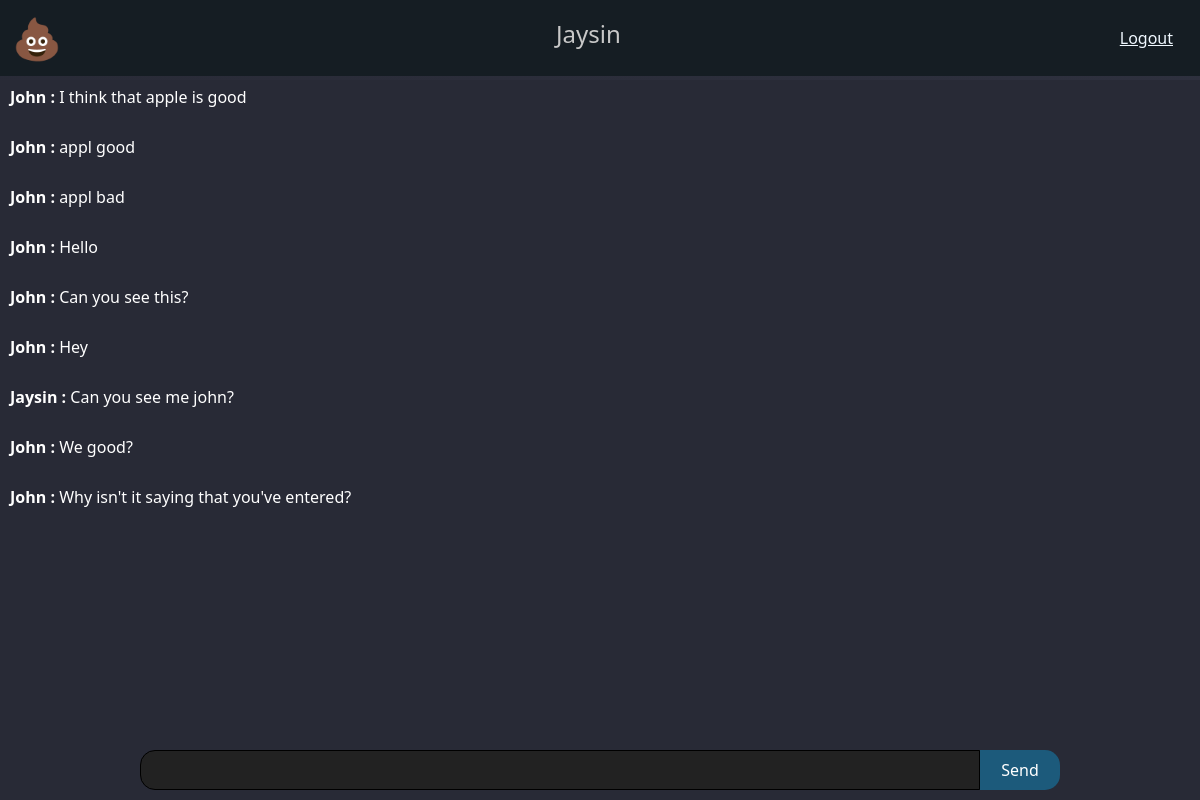
The page /dashboard (signed in) on the database its author committed.
### myapp/models.py (models this page shows, shortened)
class User(db.Model, UserMixin):
    id = db.Column(db.Integer, primary_key=True)
    username = db.Column(db.String(40), nullable=False)
    email = db.Column(db.String(70))
    joining_date = db.Column(db.DateTime, default=datetime.now)
    password = db.Column(db.String(400))
    is_Client = db.Column(db.String(400))

class History(db.Model):
    id = db.Column(db.Integer, primary_key=True)
    user = db.Column(db.String(40))
    message = db.Column(db.String(400))
    is_Client_Message = db.Column(db.String(400))

### myapp/user/routes.py (the view)
@user.route("/dashboard")
@login_required
def dashboard():
    history = History.query.order_by(asc(History.id)).limit(100).all()
    return render_template("dashboard.html", history=history)

### myapp/models.py (called while the page is built)
@login_manager.user_loader
def load_user(user_id):
    return User.query.get(user_id)

### myapp/templates/dashboard.html (shortened to what this page needs)
{% extends "layout.html" %}
{% block body %}
{% include "sections/navbar.html" %}
{% include "sections/message_box.html" %}
{% endblock body %}

### myapp/templates/sections/navbar.html
<nav class="navbar fixed-top navbar-dark" style="background-color: #151d23;">
    <div class="container-fluid">
            <span style='font-size:40px;'>&#128169;</span>
            <span class="navbar-text">
            <h4 style="color: rgb(200, 200, 200); margin: center;">{{ current_user.username }}</h4>
            </span>
        <a href="{{ url_for('user.logout') }}" style="color: aliceblue;
        padding: 5px; margin-right: 10px;">Logout</a>
    </div>
  </nav>

### myapp/templates/sections/message_box.html (shortened to what this page needs)
<link rel="stylesheet" href="{{ url_for('static', filename='message_box.css') }}">
<html style="background-color:rgb(40, 42, 54)">
    <section class="vh-300 gradient-custom">
    <div class="main_box">
        <div class="chat_box">
                {% for H in history %}
                <p class="message"><span class="uname">{{H.user}} : </span>{{ H.message }}</p>
                {% endfor %}
        </div>
        <div class="send_box">
            <input type="text" id="my_message">
            <button id="send_button" onclick="send_message()">Send</button>
        </div>
        </div>
    </section>
</html>

### myapp/static/message_box.css (style rules this page uses)
.gradient-custom { background: rgb(40, 42, 54); background: -webkit-linear-gradient(to bottom right, rgb(40, 42, 54), rgb(50, 53, 68)); background: linear-gradient(to bottom right, rgb(40, 42, 54), rgb(50, 53, 68)) }
@media (min-width: 769px) { .gradient-custom { border-top-right-radius: .3rem; border-bottom-right-radius: .3rem; } }
.main_box { flex-direction: column; padding-top: 80px; width: 100%; margin: auto; }
.chat_box { background-color: rgb(40, 42, 54); flex-direction: column; height: auto; max-height: 100vh; overflow-y: auto; margin: 0px; height: 100%; width: 100%; }
.message { border-radius: 10px; padding: 5px; width: max-content; color: rgb(255, 255, 255); margin-left: 5px; }
.send_box { display: flex; flex-direction: row; padding: 10px 0px; position: fixed; left: 0; bottom: 0; width: 100%; justify-content: center; }
.send_box > input[type='text'] { width: 70%; border: 1px solid rgb(0, 0, 0); background:rgb(34, 34, 34); color:rgb(255, 255, 255); border-top-right-radius: 0px; border-top-left-radius: 15px; border-bottom-right-radius: 0px; border-bottom-left-radius: 15px; outline: none; padding-left: 10px; }
.send_box > button { width: 80px; height: 40px; border: none; border-top-right-radius: 15px; border-top-left-radius: 0px; border-bottom-right-radius: 15px; border-bottom-left-radius: 0px; background-color: rgb(28, 90, 123); color: white; }
.uname { color: rgb(255, 255, 255); font-weight: 600; }

### rows shown on the page
User: username "Jaysin"
History: user "John", message "I think that apple is good"
History: user "John", message "appl good"
History: user "John", message "appl bad"
History: user "John", message "Hello"
History: user "John", message "Can you see this?"
History: user "John", message "Hey"
History: user "Jaysin", message "Can you see me john?"
History: user "John", message "We good?"
History: user "John", message "Why isn't it saying that you've entered?"
